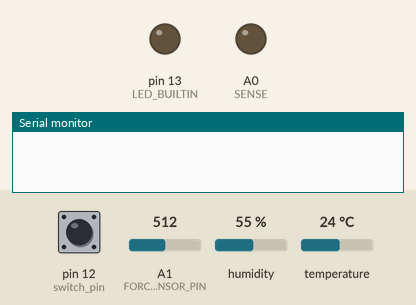
Recording of a sketch running on a simulated Arduino Uno, built with avr-gcc and run on an emulated ATmega328P. Parts: output pins drawn as LEDs (lit = HIGH), the last lines printed to the serial monitor. Inputs (shaded band) come from the test bench; at power-on: A1 (FORCE_SENSOR_PIN) = 512, pin 12 (switch_pin) LOW, humidity 55 %, temperature 24 °C. The modem accepts every AT command (registered, SIM ready, sends succeed) and sends nothing else.

Above: at 0.1 s.
At 2.7 s:
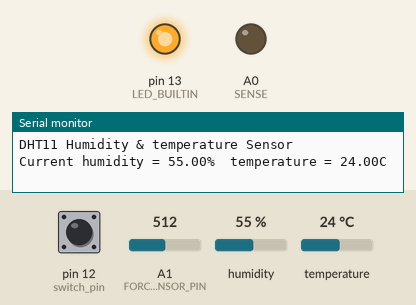
2.8 s: A1 (FORCE_SENSOR_PIN) set to 490
8.5 s: pin 12 (switch_pin) pulled HIGH for 3 s
14.2 s: A1 (FORCE_SENSOR_PIN) set to 510
Timing chart, 0 to 17.2 s (numbered marks = the images above; inputs shaded):
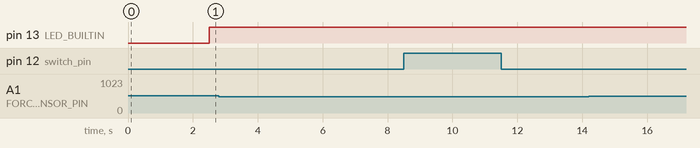

The sketch:

Final_without_GPS.ino
```cpp
#include <dht.h>  //library if DHT Sensor
#include <SoftwareSerial.h> // library of GSM
#define FORCE_SENSOR_PIN A1// the FSR and 10K pulldown are connected to 2
#define dht_apin 2 // Analog Pin sensor is connected to
#define SENSE A0 // iris sensor pin
dht DHT;

int switch_pin=12;
SoftwareSerial mySerial(9, 10);//(TX,RX)
void SendMessage();
void SendMessageFS();
void SendMessageDHT();

void setup(){

  Serial.begin(9600);//9600 is baud rate
  delay(500);//Delay to let system boot
  Serial.println("DHT11 Humidity & temperature Sensor\n\n");
  delay(1000);//Wait before accessing Sensor
  mySerial.begin(9600);   // Setting the baud rate of GSM Module

  pinMode(SENSE, INPUT);
  pinMode(A0, OUTPUT);
  pinMode(switch_pin,INPUT);
  pinMode(LED_BUILTIN, OUTPUT);

}//end "setup()"

void loop(){
  //Start of Program

  //  Iris Start
 if(digitalRead(SENSE))
 {
 digitalWrite(LED_BUILTIN, LOW);
 pinMode(A0, LOW);
 }
 else
 {
  delay (1000);
  if(digitalRead(SENSE))
  {
   digitalWrite(LED_BUILTIN, LOW);
   pinMode(A0, LOW);
  }
  else
  digitalWrite(LED_BUILTIN, HIGH);
  pinMode(A0, HIGH);
  }
//Iris End

// DHT Sensor
    DHT.read11(dht_apin);

    Serial.print("Current humidity = ");
    Serial.print(DHT.humidity);
    Serial.print("%  ");
    Serial.print("temperature = ");
    Serial.print(DHT.temperature);
    Serial.println("C  ");

    delay(1000);//Wait 5 seconds before accessing sensor again.

  if (DHT.temperature>33)
   {
   delay(3000);
  SendMessageDHT();
  }
  else
  {
    Serial.println("hello");
   }
//DHT END
// if (mySerial.available()>0)
// Serial.write(mySerial.read());


  //Fastest should be once every two seconds.

//Button start
 Serial.println("Please Press the button");
 delay(2000);
  if(digitalRead(switch_pin)==HIGH)
  {
  Serial.println("Button pressed");
  SendMessage();
  }
//  Button END

//Force Sensor Start
int analogReading = analogRead(FORCE_SENSOR_PIN);

  Serial.print("Force sensor reading = ");
  Serial.print(analogReading); // print the raw analog reading

  if (analogReading <10)       // from 0 to 9
    Serial.println(" -> no pressure");
  else if (analogReading < 200) // from 10 to 199
    Serial.println(" -> light touch");
  else if (analogReading < 500) // from 200 to 499
    Serial.println(" -> light squeeze");
  else if (analogReading < 800) // from 500 to 799
    Serial.println(" -> medium squeeze");
  else if (analogReading < 900)
    Serial.println(" -> big squeeze");

  delay(500);
  if(analogReading>800)
  {
    SendMessageFS();
  }
//Force Sensor End
}// end loop(


void SendMessageFS()
{
  mySerial.println("AT+CMGF=1");    //Sets the GSM Module in Text Mode
  delay(1000);  // Delay of 1000 milli seconds or 1 second

  mySerial.println("AT+CMGS=\"+919313463668\"\r"); // Replace x with mobile number
  delay(1000);

  mySerial.println("Emergency!!! Vishal Got Accident please follow this link to Find him::https://maps.app.goo.gl/BMjybvtsi3PPFwB19");// The SMS text you want to send
  delay(100);
   mySerial.println((char)26);// ASCII code of CTRL+Z
  delay(100);

}

void SendMessage()
{
  mySerial.println("AT+CMGF=1");    //Sets the GSM Module in Text Mode
  delay(1000);  // Delay of 1000 milli seconds or 1 second

  mySerial.println("AT+CMGS=\"+919313463668\"\r"); // Replace x with mobile number
  delay(1000);

  mySerial.println("YEAH BOis.. There is an SERIOUS Accident happen at the following link Plaese immediately reach on that location::https://maps.app.goo.gl/BMjybvtsi3PPFwB19");// The SMS text you want to send
  delay(100);
   mySerial.println((char)26);// ASCII code of CTRL+Z
  delay(100);


}


void SendMessageDHT()
{
  mySerial.println("AT+CMGF=1");    //Sets the GSM Module in Text Mode
  delay(1000);  // Delay of 1000 milli seconds or 1 second

  mySerial.println("AT+CMGS=\"+919313463668\"\r"); // Replace x with mobile number
  delay(1000);

  mySerial.println("High Temprature!!! Pen and paper stationery and printing https://maps.app.goo.gl/BMjybvtsi3PPFwB19");// The SMS text you want to send
  delay(100);
   mySerial.println((char)26);// ASCII code of CTRL+Z
  delay(100);

}
```
